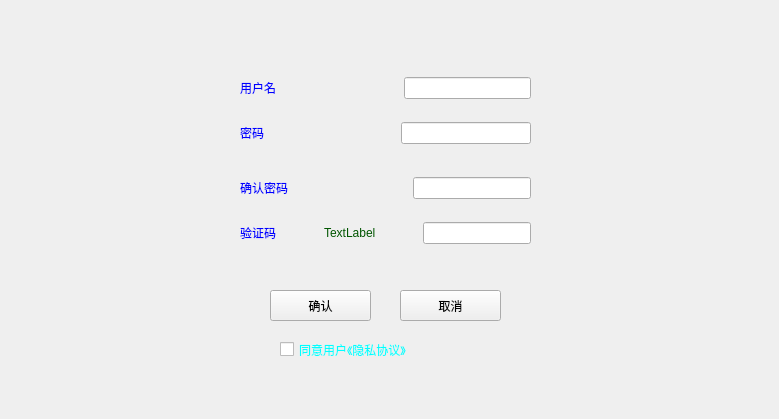
<?xml version="1.0" encoding="UTF-8"?>
<ui version="4.0">
 <class>Form</class>
 <widget class="QWidget" name="Form">
  <property name="geometry">
   <rect>
    <x>0</x>
    <y>0</y>
    <width>779</width>
    <height>419</height>
   </rect>
  </property>
  <property name="windowTitle">
   <string>Form</string>
  </property>
  <widget class="QPushButton" name="pushButton">
   <property name="geometry">
    <rect>
     <x>270</x>
     <y>290</y>
     <width>101</width>
     <height>31</height>
    </rect>
   </property>
   <property name="text">
    <string>确认</string>
   </property>
  </widget>
  <widget class="QPushButton" name="pushButton_2">
   <property name="geometry">
    <rect>
     <x>400</x>
     <y>290</y>
     <width>101</width>
     <height>31</height>
    </rect>
   </property>
   <property name="text">
    <string>取消</string>
   </property>
  </widget>
  <widget class="QWidget" name="verticalLayoutWidget">
   <property name="geometry">
    <rect>
     <x>240</x>
     <y>60</y>
     <width>291</width>
     <height>221</height>
    </rect>
   </property>
   <layout class="QVBoxLayout" name="verticalLayout">
    <property name="bottomMargin">
     <number>20</number>
    </property>
    <item>
     <layout class="QHBoxLayout" name="horizontalLayout">
      <property name="spacing">
       <number>0</number>
      </property>
      <property name="bottomMargin">
       <number>0</number>
      </property>
      <item>
       <widget class="QLabel" name="label">
        <property name="styleSheet">
         <string notr="true">color: rgb(0, 0, 255);
font: 16pt &quot;华文行楷&quot;;</string>
        </property>
        <property name="text">
         <string>用户名</string>
        </property>
        <property name="alignment">
         <set>Qt::AlignRight|Qt::AlignTrailing|Qt::AlignVCenter</set>
        </property>
       </widget>
      </item>
      <item>
       <spacer name="horizontalSpacer_3">
        <property name="orientation">
         <enum>Qt::Horizontal</enum>
        </property>
        <property name="sizeHint" stdset="0">
         <size>
          <width>40</width>
          <height>20</height>
         </size>
        </property>
       </spacer>
      </item>
      <item>
       <widget class="QLineEdit" name="lineEdit"/>
      </item>
     </layout>
    </item>
    <item>
     <layout class="QHBoxLayout" name="horizontalLayout_2">
      <property name="bottomMargin">
       <number>10</number>
      </property>
      <item>
       <widget class="QLabel" name="label_2">
        <property name="styleSheet">
         <string notr="true">color: rgb(0, 0, 255);
font: 16pt &quot;华文行楷&quot;;</string>
        </property>
        <property name="text">
         <string>密码</string>
        </property>
       </widget>
      </item>
      <item>
       <spacer name="horizontalSpacer">
        <property name="orientation">
         <enum>Qt::Horizontal</enum>
        </property>
        <property name="sizeHint" stdset="0">
         <size>
          <width>40</width>
          <height>20</height>
         </size>
        </property>
       </spacer>
      </item>
      <item>
       <widget class="QLineEdit" name="lineEdit_2">
        <property name="maxLength">
         <number>6</number>
        </property>
        <property name="echoMode">
         <enum>QLineEdit::Password</enum>
        </property>
       </widget>
      </item>
     </layout>
    </item>
    <item>
     <layout class="QHBoxLayout" name="horizontalLayout_3" stretch="0,0,0">
      <item>
       <widget class="QLabel" name="label_3">
        <property name="styleSheet">
         <string notr="true">color: rgb(0, 0, 255);
font: 16pt &quot;华文行楷&quot;;</string>
        </property>
        <property name="text">
         <string>确认密码</string>
        </property>
       </widget>
      </item>
      <item>
       <spacer name="horizontalSpacer_2">
        <property name="orientation">
         <enum>Qt::Horizontal</enum>
        </property>
        <property name="sizeHint" stdset="0">
         <size>
          <width>40</width>
          <height>20</height>
         </size>
        </property>
       </spacer>
      </item>
      <item>
       <widget class="QLineEdit" name="lineEdit_3">
        <property name="text">
         <string/>
        </property>
        <property name="maxLength">
         <number>6</number>
        </property>
        <property name="echoMode">
         <enum>QLineEdit::Password</enum>
        </property>
       </widget>
      </item>
     </layout>
    </item>
    <item>
     <layout class="QHBoxLayout" name="horizontalLayout_4">
      <item>
       <widget class="QLabel" name="label_5">
        <property name="styleSheet">
         <string notr="true">color: rgb(0, 0, 255);
font: 16pt &quot;华文行楷&quot;;</string>
        </property>
        <property name="text">
         <string>验证码</string>
        </property>
       </widget>
      </item>
      <item>
       <spacer name="horizontalSpacer_4">
        <property name="orientation">
         <enum>Qt::Horizontal</enum>
        </property>
        <property name="sizeHint" stdset="0">
         <size>
          <width>40</width>
          <height>20</height>
         </size>
        </property>
       </spacer>
      </item>
      <item>
       <widget class="QLabel" name="label_6">
        <property name="styleSheet">
         <string notr="true">color: rgb(0, 85, 0);
font: 87 10pt &quot;Arial Black&quot;;</string>
        </property>
        <property name="text">
         <string>TextLabel</string>
        </property>
       </widget>
      </item>
      <item>
       <spacer name="horizontalSpacer_5">
        <property name="orientation">
         <enum>Qt::Horizontal</enum>
        </property>
        <property name="sizeHint" stdset="0">
         <size>
          <width>40</width>
          <height>20</height>
         </size>
        </property>
       </spacer>
      </item>
      <item>
       <widget class="QLineEdit" name="lineEdit_4">
        <property name="maxLength">
         <number>4</number>
        </property>
       </widget>
      </item>
     </layout>
    </item>
   </layout>
  </widget>
  <widget class="QLabel" name="label_4">
   <property name="geometry">
    <rect>
     <x>0</x>
     <y>0</y>
     <width>781</width>
     <height>421</height>
    </rect>
   </property>
   <property name="styleSheet">
    <string notr="true">border-image: url(:/image/123.jpg);</string>
   </property>
   <property name="text">
    <string/>
   </property>
  </widget>
  <widget class="QCheckBox" name="checkBox">
   <property name="geometry">
    <rect>
     <x>280</x>
     <y>340</y>
     <width>221</width>
     <height>19</height>
    </rect>
   </property>
   <property name="styleSheet">
    <string notr="true">color: rgb(0, 255, 255);
font: 12pt &quot;楷体&quot;;</string>
   </property>
   <property name="text">
    <string>同意用户《隐私协议》</string>
   </property>
  </widget>
  <zorder>label_4</zorder>
  <zorder>pushButton</zorder>
  <zorder>pushButton_2</zorder>
  <zorder>verticalLayoutWidget</zorder>
  <zorder>checkBox</zorder>
 </widget>
 <resources/>
 <connections/>
</ui>
